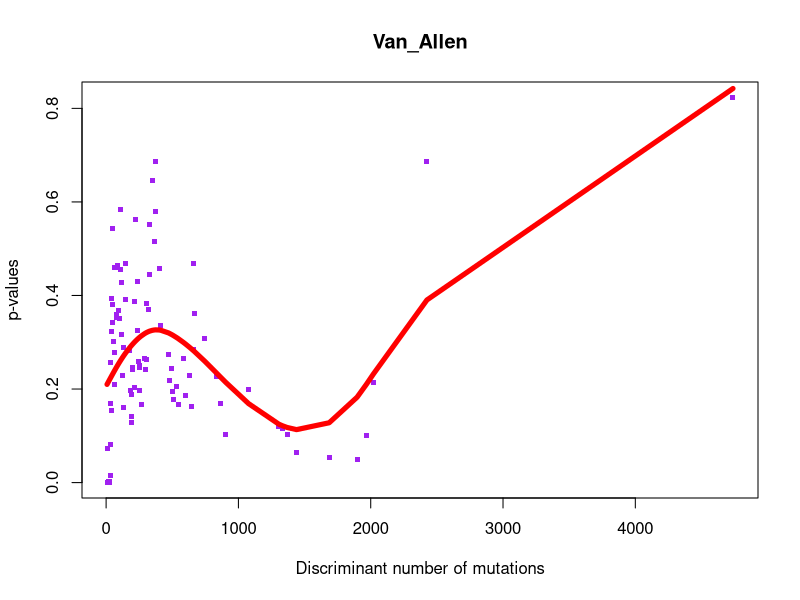
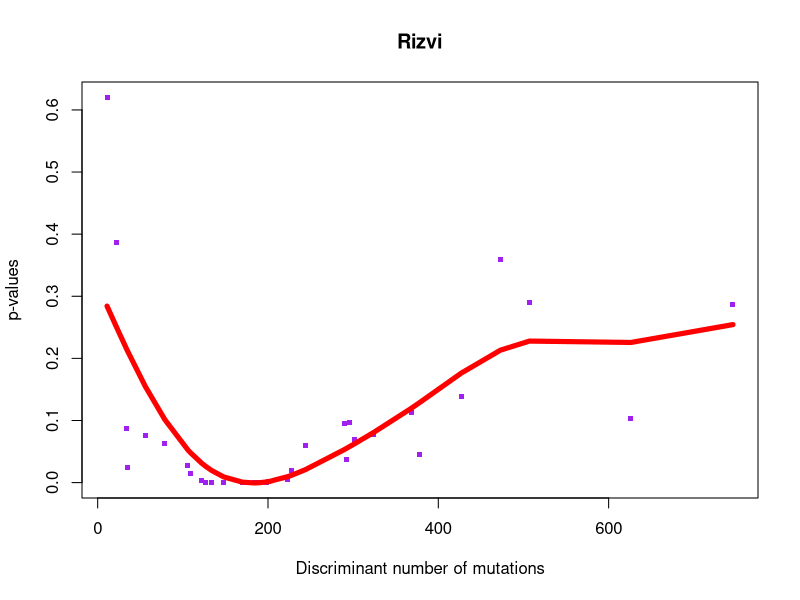
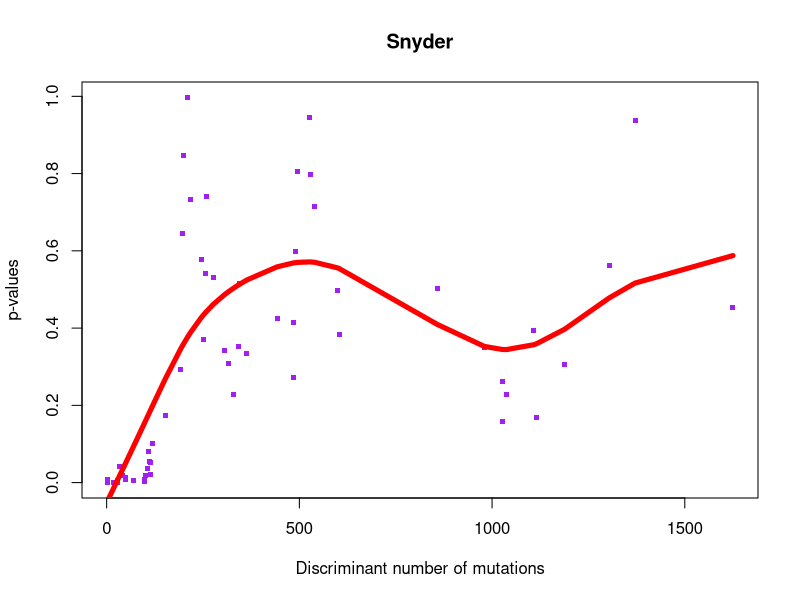
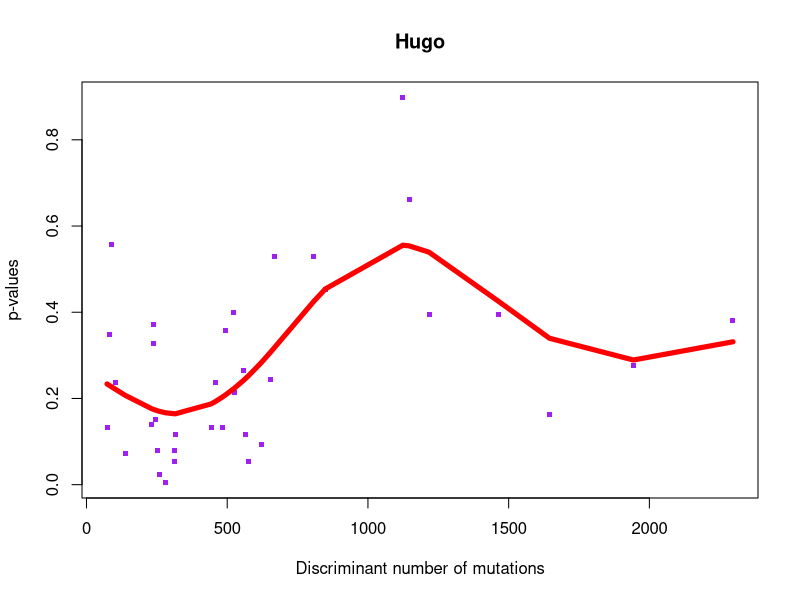

Here is the R script that generated these plots, in order:
#########################
# Adjustable parameters #
#########################
# Number of simulations for the permutation test
number_of_simulations = 10000
# Discriminant number of mutation to perform the survival analysis
mutation_discriminant = 100
# Choose which data to analyse
Van_Allen = T
Snyder = T
Rizvi = T
Hugo = T

# Choose which test to perform
replace_eight_patients = F
burden_VS_survival_and_age = F
burden_VS_survival = F
burden_VS_benefit = F
threshold_mutation = F
survival_analysis = F
permutation_tests_LR = F
permutation_tests_MW = F
permutation_tests_LR_multiple_mut = F
optimal_cutpoint = T

#######################
# Librairies and data #
#######################
# Load libraries
library(survival)

# Run the analysis for selected data
selected_data = list()
if (Van_Allen == T)
  selected_data[length(selected_data)+1]="Van_Allen"
if (Rizvi == T)
  selected_data[length(selected_data)+1]="Rizvi"
if (Snyder == T)
  selected_data[length(selected_data)+1]="Snyder"
if (Hugo == T)
  selected_data[length(selected_data)+1]="Hugo"

for (which_data in selected_data)
{
# Import and rearrange Hugo data
if (which_data == "Hugo")
  {
    total1= read.table("Hugo1.txt", header = T)
    total2 = read.table("Hugo2.txt", header = T, sep = "\t")
    total <- merge(total1, total2, by.y = "Patient_ID")
    total$nonsynonymous <- total$TotalNonSyn
    total$group <- total$Response
    clinical_benefit_str <- "R"
    clinical_nobenefit_str <- "NR"
    OS_or_PFS <- "Overall survival"
    total$age <- total$Age
    total$overall_survival <- total$Overall_Survival
    total$dead <- (total$Vital_Status == "Dead")*1
  }
# Import and rearrange Van Allen data
if (which_data == "Van_Allen")
{
  total = read.csv("Van_Allen.csv")
  total$nonsynonymous <- total$nonsynonymous
  total$overall_survival <- total$overall_survival
  total$group <- total$group
  clinical_benefit_str <- "response"
  clinical_nobenefit_str <- "nonresponse"
  total$dead <- total$dead
  OS_or_PFS <- "Overall survival"
  total$age <- total$age_start
}
# Import and rearrange RIZVI data
if (which_data == "Rizvi")
{
total = read.csv("Rizvi.csv")
total$nonsynonymous <- total$Nonsyn.
total$overall_survival <- total$PFS..mos.*365
total$group <- total$Durable.Clinical.Benefit
clinical_benefit_str <- "DCB"
clinical_nobenefit_str <- "NDB"
total$dead <- total$Event....
OS_or_PFS <- "Progression free survival"
total$age <- total$Age..years.
}
# Import and rearrange SNYDER data
if (which_data == "Snyder")
{
S1 = read.table("Snyder1.txt", comment.char = "%", header = T)
S2 = read.table("Snyder2.txt", comment.char = "%", header = T)
S3 = read.table("Snyder3.txt", comment.char = "%", header = T)
bound_S1S2 <- rbind(S1,S2)
total <- merge(bound_S1S2, S3, by.y = "Study_ID")
total$nonsynonymous <- total$Mutation
total$overall_survival <- total$OS.yr. *365
clinical_benefit_str <- "1"
clinical_nobenefit_str <- "0"
total$dead <- total$Alive_at_time_of_censure
eightpatient <- rbind(total[48,],total[22,],total[23,],total[24,],
                      total[25,],total[13,],total[14,],total[15,])
OS_or_PFS <- "Overall survival"
total$age <- total$Age
if (replace_eight_patients == T)
  {
  total$Benefit[48] = 1
  total$Benefit[13] = 1
  total$Benefit[14] = 1
  total$Benefit[15] = 1
  total$Benefit[22] = 1
  total$Benefit[23] = 1
  total$Benefit[24] = 1
  total$Benefit[25] = 1
  }
total$group <- total$Benefit
}
  
total_benefit = total[which(total$group == clinical_benefit_str),]
total_nobenefit = total[which(total$group == clinical_nobenefit_str),]
if (which_data == "Snyder")
{
  eightpatient_benefit = eightpatient[which(eightpatient$group == clinical_benefit_str),]
  eightpatient_nobenefit = eightpatient[which(eightpatient$group == clinical_nobenefit_str),]
}
  
###############
# Basic plots #
###############

if (burden_VS_survival_and_age == T)
{
  par(mfrow=c(1,1))
  namefile2 = paste("Survival_VS_Mutational_load_and_age", which_data, ".jpg")
  jpeg(namefile2)
  plot(total_benefit$nonsynonymous, total_benefit$overall_survival, xlab= "Number of Nonsynonymous mutations",
        ylab= OS_or_PFS, col ="blue", pch = ".", cex = total_benefit$age*0.1, main = which_data,      
        xlim = c(min(na.omit(total$nonsynonymous)),max(na.omit(total$nonsynonymous))), 
        ylim= c(min(na.omit(total$overall_survival)),max(na.omit(total$overall_survival))))
  points(total_nobenefit$nonsynonymous, total_nobenefit$overall_survival, 
         cex = total_nobenefit$age*0.1, pch = ".", col = "red")
  legend("topright", # places a legend at the appropriate place 
         c("Responders","Non-responders"), # puts text in the legend
         pch = c(".","."),
         lwd = c(1,1),
         col=c("blue", "red")) # gives the legend lines the correct color and width
  dev.off()
}

if (burden_VS_survival==T)
{
# Plot Survival against number of nonsynonymous mutations
par(mfrow=c(1,1))
namefile1 = paste("Survival_VS_Mutational_load_", which_data, ".jpg")
jpeg(namefile1)

plot( total_benefit$nonsynonymous, total_benefit$overall_survival, xlab= "Number of Nonsynonymous mutations",
     ylab= OS_or_PFS, col ="blue", pch = ".", cex = 5, main = which_data,      
     xlim = c(min(na.omit(total$nonsynonymous)),max(na.omit(total$nonsynonymous))), 
     ylim= c(min(na.omit(total$overall_survival)),max(na.omit(total$overall_survival))))
points(total_nobenefit$nonsynonymous, total_nobenefit$overall_survival, col ="red",
  pch = ".", cex = 5)
legend("topright", # places a legend at the appropriate place 
       c("Responders","Non-responders"), # puts text in the legend
       pch = c(".","."),
       lwd = c(1,1),
       col=c("blue", "red")) # gives the legend lines the correct color and width
if (which_data == "Snyder")
{
  points(eightpatient$nonsynonymous, eightpatient$overall_survival, col ="orange", cex= 3)
  legend("topright", # places a legend at the appropriate place 
         c("Responders","Non-responders", "Eight patients"), # puts text in the legend
         pch = c(".",".", "."), # gives the legend appropriate symbols (lines),
         lwd = c(1,1,1),
         col=c("blue", "red", "orange")) # gives the legend lines the correct color and width
}
dev.off()

# Same figure, but in log scale
namefile1bis = paste("Survival_VS_Mutational_load_log", which_data, ".jpg")
jpeg(namefile1bis)
plot(log(total_benefit$nonsynonymous), log(total_benefit$overall_survival), xlab= "Number of Nonsynonymous mutations",
      ylab= "Overall survival", col ="blue", pch = ".", cex = 5, main = which_data,
      xlim = c(min(log(na.omit(total$nonsynonymous))),max(log(na.omit(total$nonsynonymous)))), 
      ylim= c(min(log(na.omit(total$overall_survival))),max(log(na.omit(total$overall_survival)))))
points(log(na.omit(total_nobenefit$nonsynonymous)), log(na.omit(total_nobenefit$overall_survival)),  xlab= "Number of Nonsynonymous mutations",
       ylab= OS_or_PFS, col ="red", pch = ".", cex = 5, main = which_data)
legend("topright", # places a legend at the appropriate place 
       c("Responders","Non-responders"), # puts text in the legend
       pch = c(".","."), # gives the legend appropriate symbols (lines),
       lwd = c(1,1),
       col=c("blue", "red")) # gives the legend lines the correct color and width
if (which_data == "Snyder")
{
  points(log(na.omit(eightpatient$nonsynonymous)), log(na.omit(eightpatient$overall_survival)), col ="orange", cex= 3)
  legend("topright", # places a legend at the appropriate place 
         c("Responders","Non-responders", "Eight patients"), # puts text in the legend
         pch = c(".",".", "."), # gives the legend appropriate symbols (lines),
         lwd = c(1,1,1),
         col=c("blue", "red", "orange")) # gives the legend lines the correct color and width
}
dev.off()
}

##############################################################
# Association between Mutational Burden and Clinical Benefit #
##############################################################
if (burden_VS_benefit == T)
{
### Plot number of nonsynonymous mutations against benefit
par(mfrow=c(1,1))
namefile2 = paste("Benefit_VS_MutationalLoad_", which_data, ".jpg")
jpeg(namefile2)
plot(sort(na.omit(total_benefit$nonsynonymous)), col = "blue", xlab = "Rank", 
     ylab = "Number of Nonsynonymous mutations", pch = ".",
     cex = 5, main = which_data)
legend("topright", # places a legend at the appropriate place 
       c("Responders","Non-responders"), # puts text in the legend
       pch = c(".","."), # gives the legend appropriate symbols (lines)
       lwd=c(2.5,2.5),col=c("blue", "red")) # gives the legend lines the correct color and width
abline(a=mean(na.omit(total_benefit$nonsynonymous)), b=0, col = "blue")
points(sort(na.omit(total_nobenefit$nonsynonymous)), col = "red", xlab = "", 
       pch = ".", cex = 5)
abline(a=mean(na.omit(total_nobenefit$nonsynonymous)), b=0, col = "red")
dev.off()
}

#####################
# Survival Analysis #
#####################
if (survival_analysis == T)
{
  namefile2bis = paste("Survival_Anaysis_", which_data, ".jpg", ".jpg")
  jpeg(namefile2bis)
  over_string = paste(">", mutation_discriminant, " mutations")
  under_string = paste("<", mutation_discriminant, " mutations")
  total_Mut_over = total[which(na.omit(total$nonsynonymous) > mutation_discriminant),] 
  mini.surv2 <- survfit(Surv(total_Mut_over$overall_survival , total_Mut_over$dead)~ 1, conf.type="none")
  plot(mini.surv2, mark.time = T, col = "red", main = which_data, xlab = "Time in days",
       ylab ="Proportion of survivors")
  # Survival in Discovery set with <= 100 mutations
  total_Mut_under = total[which(na.omit(total$nonsynonymous) <= mutation_discriminant),] 
  mini.surv2 <- survfit(Surv(na.omit(total_Mut_under$overall_survival) , na.omit(total_Mut_under$dead))~ 1, conf.type="none")
  lines(mini.surv2, mark.time = T, col = "blue")
  legend("topright", # places a legend at the appropriate place 
         c(under_string,over_string), # puts text in the legend
         pch = c(".","."), # gives the legend appropriate symbols (lines)
         lwd=c(2.5,2.5),col=c("blue", "red")) # gives the legend lines the correct color and width
  dev.off()
  }


######################
# Threshold Mutation #
######################
if (threshold_mutation == T)
{
## P_value vs threshold of mutations
par(mfrow=c(1,1))
list_i = list()
list_pvalues = list()
j = 1
try(
for (i in min(na.omit(total$nonsynonymous)):max(na.omit(total$nonsynonymous))) 
{
  res <- survdiff(Surv(total$overall_survival*12, total$dead) ~ total$nonsynonymous > i)
  pvalue = pchisq(res$chisq, length(res$n)-1, lower.tail = FALSE)
  list_i[j] = i
  list_pvalues[j] = pvalue
  j = j+1
})
namefile3 = paste("Pvalue_VS_MutationThreshold_", which_data, ".jpg")
jpeg(namefile3)
plot(list_i, list_pvalues, pch = ".", col = 'purple', cex = 5, xlab = "Discriminant number of mutations",
     ylab = "p-values", main = which_data)
abline(a=0.05, b=0, col = "purple")
dev.off()
}

#####################
# Permutation Tests #
#####################
if (permutation_tests_MW == T)
{
# Mann_Whitney (benefit vs no benefit)
real_test <- wilcox.test(na.omit(total_benefit$nonsynonymous), na.omit(total_nobenefit$nonsynonymous))
real_W <- as.numeric(as.character(real_test$statistic))
list_i = list()
list_W= vector()
j = 1
try(
for (i in 1:number_of_simulations)
{
  all_nonsynonymous <- append(na.omit(total_benefit$nonsynonymous), na.omit(total_nobenefit$nonsynonymous))
  all_nonsynonymous = sample(all_nonsynonymous)
  total_benefit_shuffled = all_nonsynonymous[1:length(na.omit(total_benefit$nonsynonymous))]
  total_nobenefit_shuffled = na.omit(all_nonsynonymous[length(na.omit(total_benefit$nonsynonymous))+1:length(all_nonsynonymous)])
  res <- wilcox.test(total_benefit_shuffled, total_nobenefit_shuffled)
  W = as.numeric(as.character(res$statistic))
  list_i[j] = i
  list_W[j] = W
  j = j+1
})
namefile4 = paste("Permutation_Mann-Whitney_", which_data, ".jpg")
jpeg(namefile4)
h <- hist(list_W, breaks = number_of_simulations/50, main = which_data, xlab = "W statisitics", 
     xlim = c(min(list_W),max(real_W + real_W/20, max(list_W))))
#xfit<-seq(min(list_W),max(real_W + real_W/20, max(list_W)),length=40) 
#yfit<-dnorm(xfit,mean=mean(list_W),sd=sd(list_W)) 
#yfit <- yfit*diff(h$mids[1:2])*length(list_W) 
#lines(xfit, yfit, col="blue", lwd=2)
abline(v= real_W, col = 'red')
pvalue_comp = length(which(list_W > real_W))/number_of_simulations
pvalue = paste("p-value = ",pvalue_comp)
legend("topright", # places a legend at the appropriate place 
       c(pvalue), # puts text in the legend
       pch = c(".")) # gives the legend lines the correct color and width
dev.off()
}

if (permutation_tests_LR == T)
{
# Log-rank (benefit vs no benefit)
real_test <- survdiff(Surv(total$overall_survival, total$dead) ~ total$nonsynonymous > mutation_discriminant)
real_Z <- as.numeric(as.character(((real_test$obs[1]-real_test$exp[1])^2)/real_test$exp[1] + ((real_test$obs[2]-real_test$exp[2])^2)/real_test$exp[2]))
list_i = list()
list_Z= vector()
j = 1
try(
  for (i in 1:number_of_simulations)
  {
    overall_survival_shuffled = sample(total$overall_survival)
    res <- survdiff(Surv(overall_survival_shuffled, total$dead) ~ total$nonsynonymous > mutation_discriminant)
    Z = as.numeric(as.character(((res$obs[1]-res$exp[1]))/res$exp[1] + ((res$obs[2]-res$exp[2]))/res$exp[2]))
    list_i[j] = i
    list_Z[j] = Z
    j = j+1
  })
namefile5 = paste("Permutation_Log-Rank_",which_data, ".jpg")
jpeg(namefile5)
h <- hist(list_Z, breaks = number_of_simulations/50, main = which_data, xlab = "Z statisitics", 
          xlim = c(min(list_Z),max(real_Z + real_Z/20, max(list_Z))))
#xfit<-seq(min(list_Z),max(real_Z + real_Z/20, max(list_Z)),length=40) 
#yfit<-dnorm(xfit,mean=mean(list_Z),sd=sd(list_Z)) 
#yfit <- yfit*diff(h$mids[1:2])*length(list_Z) 
#lines(xfit, yfit, col="blue", lwd=2)
abline(v= real_Z, col = 'red')
pvalue_comp = length(which(list_Z > real_Z))/number_of_simulations
pvalue = paste("p-value = ",pvalue_comp)
legend("topright", # places a legend at the appropriate place 
       c(pvalue), # puts text in the legend
       pch = c(".")) # gives the legend lines the correct color and width
dev.off()
}

if (permutation_tests_LR_multiple_mut == T)
{
  pvalue_comp = vector()
  mut_chosen_list = vector()
  k = 0
  try(
  for (mut_chosen in (min(na.omit(total$nonsynonymous))):(max(na.omit(total$nonsynonymous))))
    {
    real_test <- survdiff(Surv(total$overall_survival, total$dead) ~ total$nonsynonymous > mut_chosen)
    real_Z <- as.numeric(as.character(((real_test$obs[1]-real_test$exp[1])^2)/real_test$exp[1] + ((real_test$obs[2]-real_test$exp[2])^2)/real_test$exp[2]))
    list_i = list()
    list_Z= vector()
    j = 1
      for (i in 1:number_of_simulations)
      {
        overall_survival_shuffled = sample(total$overall_survival)
        res <- survdiff(Surv(overall_survival_shuffled, total$dead) ~ total$nonsynonymous > mut_chosen)
        Z = as.numeric(as.character(((res$obs[1]-res$exp[1]))/res$exp[1] + ((res$obs[2]-res$exp[2]))/res$exp[2]))
        list_i[j] = i
        list_Z[j] = Z
        j = j+1
      }
    pvalue_comp[k] = length(which(list_Z > real_Z))/number_of_simulations
    mut_chosen_list[k] = mut_chosen
    k = k+1
  })
  namefile6 = paste("Permutation_Log-Rank_Multiple",which_data, ".jpg")
  jpeg(namefile6)
  plot(mut_chosen_list, pvalue_comp, xlim = c(min(na.omit(total$nonsynonymous)),max(na.omit(total$nonsynonymous))), 
       ylim = c(min(pvalue_comp), max(pvalue_comp)), pch = ".",
       xlab = "Discriminant number of mutations", ylab = "p_value")
  lines(mut_chosen_list, pvalue_comp)
  dev.off()
}

#############################
# Optimal cutpoint analysis #
#############################

if (optimal_cutpoint == T)
{
## P_value vs threshold of mutations
par(mfrow=c(1,1))
list_j = list()
list_pvalues = list()
j = 1
try(
  for (i in sort(unique(na.omit(total$nonsynonymous)))) 
  {
    res <- survdiff(Surv(total$overall_survival*12, total$dead) ~ total$nonsynonymous > i)
    pvalue = pchisq(res$chisq, length(res$n)-1, lower.tail = FALSE)
    list_j[j] = i
    list_pvalues[j] = pvalue
    j = j+1
  })
    namefile7 = paste("Smoothing_spline_", which_data, ".jpg")
    jpeg(namefile7)
    plot(list_j, list_pvalues, pch = ".", col = 'purple', cex = 5, xlab = "Discriminant number of mutations",
         ylab = "p-values", main = which_data)
    spline = smooth.spline(list_j, list_pvalues, df = 5)
    lines(spline, lwd = 5, col = 'red')
    dev.off()
}
}